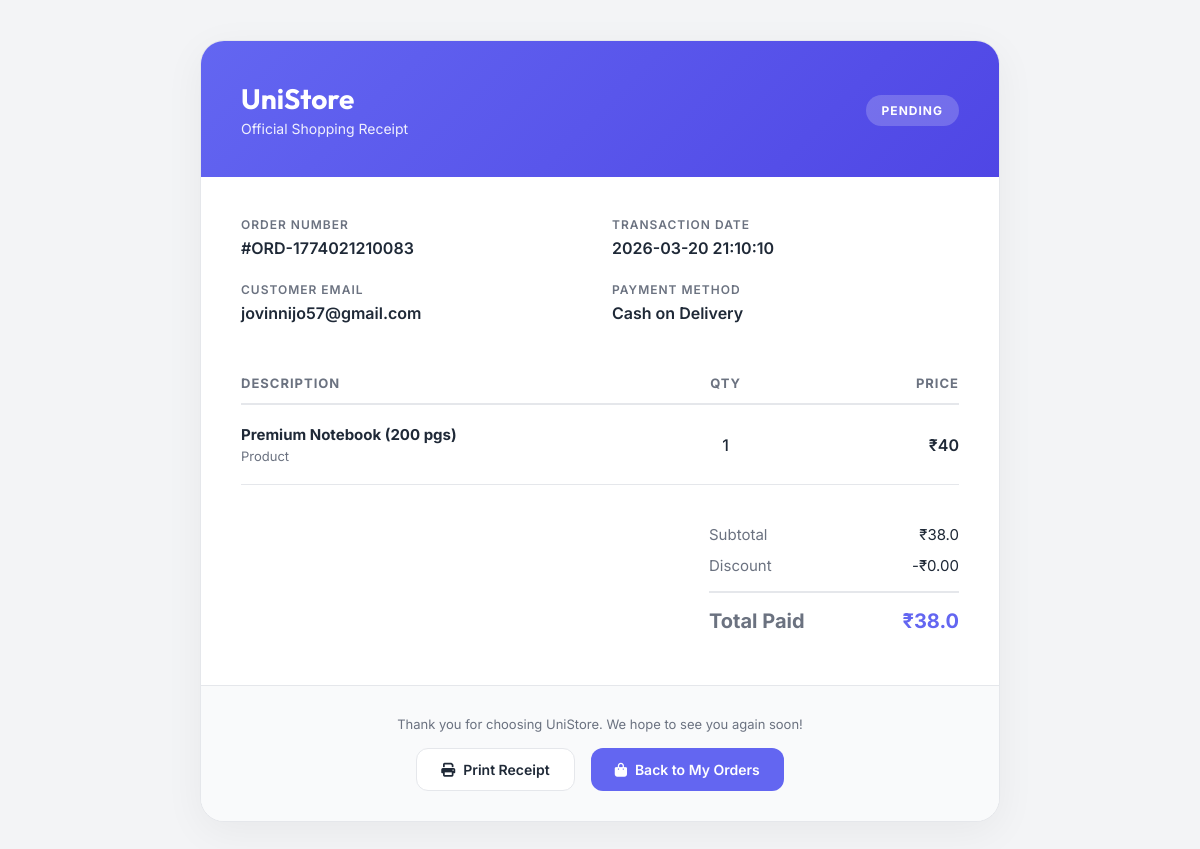
Screenshot of /order-receipt/ORD-1774021210083 (signed in) with the database file from the repository.
### tables this page shows
CREATE TABLE orders (
                id TEXT PRIMARY KEY,
                user_email TEXT NOT NULL,
                items TEXT NOT NULL,   -- JSON string of items
                total REAL NOT NULL,
                status TEXT DEFAULT 'Pending',
                method TEXT,
                date TEXT,
                collection_attempts INTEGER DEFAULT 0,
                is_ready BOOLEAN DEFAULT 0, pickup_time TEXT, timestamp REAL DEFAULT 0, notification TEXT, razorpay_order_id TEXT, payment_id TEXT, payment_ref TEXT, token TEXT, is_archived BOOLEAN DEFAULT 0, reviewed BOOLEAN DEFAULT 0,
                FOREIGN KEY (user_email) REFERENCES users (email)
            );

### app.py (the view)
@app.route("/order-receipt/<order_id>")
@login_required
def order_receipt(order_id):
    from database import get_order_by_id
    order = get_order_by_id(order_id)
    if not order:
        order = next((o for o in ORDERS if o['id'] == order_id), None)
    if not order or (order.get('user_email') != session['user'] and order.get('user') != session['user']):
        return redirect(url_for('user_dashboard'))
    if 'items' not in order or not isinstance(order['items'], list):
        order['items'] = []
    return render_template("order_receipt.html", order=order)

### app.py (called while the page is built)
def login_required(f):
    @wraps(f)
    def decorated_function(*args, **kwargs):
        if 'user' not in session:
            return redirect(url_for('login_page'))
        return f(*args, **kwargs)
    return decorated_function

@app.before_request
def check_maintenance():
    if STORE_CONFIG.get("maintenance_mode", False):
        allowed_prefixes = ['/admin', '/staff', '/static', '/uploads', '/login', '/api/admin']
        is_allowed = any(request.path.startswith(pref) for pref in allowed_prefixes)
        if not is_allowed and 'admin' not in session:
            return render_template("maintenance.html"), 503
    return None

### database.py (called while the page is built)
def get_db_connection():
    conn = sqlite3.connect(DB_PATH)
    conn.row_factory = sqlite3.Row
    return conn

def get_order_by_id(order_id):
    conn = get_db_connection()
    cursor = conn.cursor()
    cursor.execute("SELECT * FROM orders WHERE id = ?", (order_id,))
    order = cursor.fetchone()
    conn.close()
    if order:
        order_dict = dict(order)
        order_dict['items'] = json.loads(order_dict['items'])
        return order_dict
    return None

### templates/order_receipt.html (shortened to what this page needs)
<!DOCTYPE html>
<html lang="en">
<head>
    <link rel="stylesheet" href="https://cdnjs.cloudflare.com/ajax/libs/font-awesome/6.4.0/css/all.min.css">
</head>
<body>
    <div class="receipt-card">
        <header class="receipt-header">
            <div class="brand">
                <h1>UniStore</h1>
                <p>Official Shopping Receipt</p>
            </div>
            <div class="receipt-status">
                <span class="status-badge">{{ order.status }}</span>
            </div>
        </header>
        <div class="receipt-body">
            <div class="info-grid">
                <div class="info-item">
                    <label>Order Number</label>
                    <span>#{{ order.id }}</span>
                </div>
                <div class="info-item">
                    <label>Transaction Date</label>
                    <span>{{ order.date }}</span>
                </div>
                <div class="info-item">
                    <label>Customer Email</label>
                    <span>{{ order.user_email or order.user }}</span>
                </div>
                <div class="info-item">
                    <label>Payment Method</label>
                    <span>{{ order.method }}</span>
                </div>
            </div>
            <table class="items-table">
                <thead>
                    <tr>
                        <th style="width: 60%;">Description</th>
                        <th style="width: 15%; text-align: center;">Qty</th>
                        <th style="width: 25%; text-align: right;">Price</th>
                    </tr>
                </thead>
                <tbody>
                    {% for item in order['items'] %}
                    <tr>
                        <td>
                            <div class="item-details">
                                <h4>{{ item.name }}</h4>
                                <p>{{ item.category or 'Product' }}</p>
                            </div>
                        </td>
                        <td class="item-qty">{{ item.quantity }}</td>
                        <td class="item-price">₹{{ (item.price * item.quantity)|round(2) }}</td>
                    </tr>
                    {% endfor %}
                </tbody>
            </table>
            <div class="receipt-summary">
                <div class="summary-box">
                    <div class="summary-row">
                        <label>Subtotal</label>
                        <span>₹{{ order.total|round(2) }}</span>
                    </div>
                    <div class="summary-row">
                        <label>Discount</label>
                        <span>-₹0.00</span>
                    </div>
                    <div class="summary-row total">
                        <label>Total Paid</label>
                        <span>₹{{ order.total|round(2) }}</span>
                    </div>
                </div>
            </div>
        </div>
        <footer class="receipt-footer">
            <p>Thank you for choosing UniStore. We hope to see you again soon!</p>
            <div class="footer-actions">
                <button onclick="window.print()" class="btn btn-print">
                    <i class="fas fa-print"></i> Print Receipt
                </button>
                <a href="/user/dashboard#orders" class="btn btn-home">
                    <i class="fas fa-shopping-bag"></i> Back to My Orders
                </a>
            </div>
        </footer>
    </div>
</body>
</html>

### templates/order_receipt.html (style rules this page uses)
:root { --primary: #6366f1; --primary-dark: #4f46e5; --text-main: #1f2937; --text-muted: #6b7280; --border: #e5e7eb; --bg-light: #f9fafb; }
* { margin: 0; padding: 0; box-sizing: border-box; font-family: 'Inter', sans-serif; }
body { background-color: #f3f4f6; padding: 40px 20px; color: var(--text-main); }
.receipt-card { max-width: 800px; margin: 0 auto; background: white; border-radius: 24px; box-shadow: 0 10px 40px rgba(0, 0, 0, 0.05); overflow: hidden; border: 1px solid var(--border); }
.receipt-header { background: linear-gradient(135deg, var(--primary) 0%, var(--primary-dark) 100%); padding: 40px; color: white; display: flex; justify-content: space-between; align-items: center; }
.brand h1 { font-family: 'Outfit', sans-serif; font-size: 28px; margin-bottom: 4px; }
.brand p { opacity: 0.9; font-size: 14px; }
.receipt-status { text-align: right; }
.status-badge { background: rgba(255, 255, 255, 0.2); padding: 8px 16px; border-radius: 50px; font-size: 12px; font-weight: 700; text-transform: uppercase; letter-spacing: 1px; backdrop-filter: blur(4px); }
.receipt-body { padding: 40px; }
.info-grid { display: grid; grid-template-columns: repeat(2, 1fr); gap: 24px; margin-bottom: 40px; }
.info-item label { display: block; font-size: 12px; color: var(--text-muted); text-transform: uppercase; font-weight: 600; letter-spacing: 1px; margin-bottom: 6px; }
.info-item span { font-size: 16px; font-weight: 600; }
.items-table { width: 100%; border-collapse: collapse; margin-bottom: 40px; }
.items-table th { text-align: left; padding: 12px 0; border-bottom: 2px solid var(--border); color: var(--text-muted); font-size: 13px; text-transform: uppercase; letter-spacing: 1px; }
.items-table td { padding: 20px 0; border-bottom: 1px solid var(--border); }
.item-details h4 { font-size: 15px; margin-bottom: 4px; }
.item-details p { font-size: 13px; color: var(--text-muted); }
.item-qty { font-weight: 500; text-align: center; }
.item-price { text-align: right; font-weight: 600; }
.receipt-summary { display: flex; justify-content: flex-end; }
.summary-box { width: 250px; }
.summary-row { display: flex; justify-content: space-between; margin-bottom: 12px; font-size: 15px; }
.summary-row.total { margin-top: 16px; padding-top: 16px; border-top: 2px solid var(--border); font-size: 20px; font-weight: 700; color: var(--primary); }
.summary-row label { color: var(--text-muted); }
.receipt-footer { background-color: var(--bg-light); padding: 30px 40px; text-align: center; border-top: 1px solid var(--border); }
.receipt-footer p { font-size: 13px; color: var(--text-muted); margin-bottom: 16px; }
.footer-actions { display: flex; justify-content: center; gap: 16px; }
.btn { padding: 12px 24px; border-radius: 12px; font-size: 14px; font-weight: 600; text-decoration: none; transition: all 0.2s; display: flex; align-items: center; gap: 8px; cursor: pointer; border: none; }
.btn-print { background-color: white; color: var(--text-main); border: 1px solid var(--border); }
.btn-home { background-color: var(--primary); color: white; }

### rows the page displays
orders: status "PENDING", id "ORD-1774021210083", date "2026-03-20 21:10:10", user_email "jovinnijo57@gmail.com", method "Cash on Delivery", total "38.0"

### other values shown
{{ item.name }} "Premium Notebook (200 pgs)"
{{ item.category or 'Product' }} "Product"
{{ item.quantity }} "1"
{{ (item.price * item.quantity)|round(2) }} "40"
